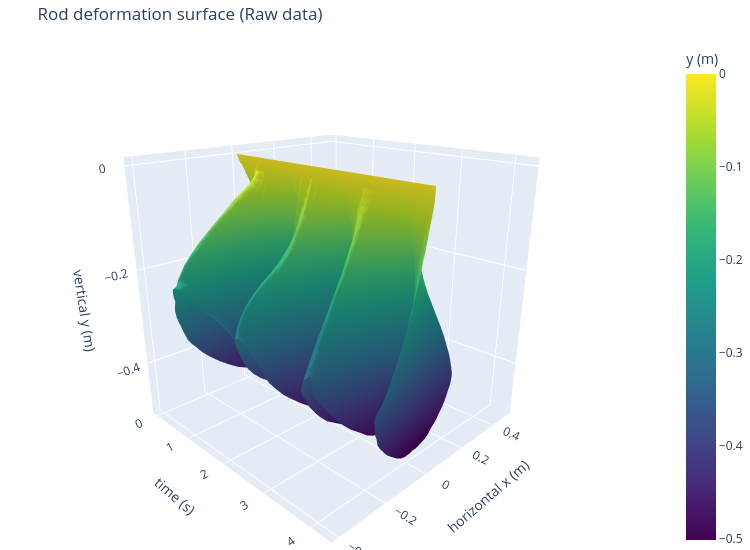

This figure's notebook cell:
### Code cell
import numpy as np
import plotly.graph_objects as go

# Subsample frames for speed (every 4th frame)
_stride = 1
_frames = np.arange(0, n_frames, _stride)
_n_pts  = N_VIDEO_PTS

# Grids: rows = spatial nodes, cols = subsampled frames
X_grid = x_m[_frames, :].T                        # (n_pts, n_t)  horizontal position
T_grid = np.tile(t_raw[_frames], (_n_pts, 1))      # (n_pts, n_t)  time
Y_grid = y_m[_frames, :].T                        # (n_pts, n_t)  vertical position

# ── Plotly 3D surface (rotatable) ─────────────────────────────────────────
fig3d = go.Figure(go.Surface(
    x=T_grid,
    y=X_grid,
    z=Y_grid,
    colorscale='viridis',
    colorbar=dict(title='y (m)'),
))
fig3d.update_layout(
    title='Rod deformation surface (Raw data)',
    scene=dict(
        xaxis_title='time (s)',
        yaxis_title='horizontal x (m)',
        zaxis_title='vertical y (m)',
        camera=dict(eye=dict(x=1.5, y=-1.5, z=0.8))
    ),
    width=750, height=550, margin=dict(l=0, r=0, t=40, b=0)
)
fig3d.show()

# ── Static Matplotlib version (saved to file) ─────────────────────────────
# fig2, ax2 = plt.subplots(figsize=(8, 5), dpi=100,
#                           subplot_kw=dict(projection='3d'))
# ax2.plot_surface(X_grid, T_grid, Y_grid,
#                  cmap='viridis', linewidth=0, antialiased=True, alpha=0.85)
# ax2.set_xlabel('Horizontal x (m)')
# ax2.set_ylabel('Time (s)')
# ax2.set_zlabel('Vertical y (m)')
# ax2.set_title('Rod deformation surface')
# plt.tight_layout()
# plt.savefig('../Figure_1.png', dpi=150, bbox_inches='tight')
# plt.show()

### Figure 1 — Plotly figure (JSON) as saved in the notebook; plotly's stock layout.template omitted (floating-point values rounded to 4 significant figures; data arrays with more than 128 entries replaced by an {"elided": "..."} marker saying what was removed)
{"data": [{"colorbar": {"title": {"text": "y (m)"}}, "colorscale": [[0, "#440154"], [0.1111, "#482878"], [0.2222, "#3e4989"], [0.3333, "#31688e"], [0.4444, "#26828e"], [0.5556, "#1f9e89"], [0.6667, "#35b779"], [0.7778, "#6ece58"], [0.8889, "#b5de2b"], [1, "#fde725"]], "type": "surface", "x": {"elided": "25x278 float values"}, "y": {"elided": "25x278 float values"}, "z": {"elided": "25x278 float values"}}], "layout": {"height": 550, "margin": {"b": 0, "l": 0, "r": 0, "t": 40}, "scene": {"camera": {"eye": {"x": 1.5, "y": -1.5, "z": 0.8}}, "xaxis": {"title": {"text": "time (s)"}}, "yaxis": {"title": {"text": "horizontal x (m)"}}, "zaxis": {"title": {"text": "vertical y (m)"}}}, "title": {"text": "Rod deformation surface (Raw data)"}, "width": 750}}
